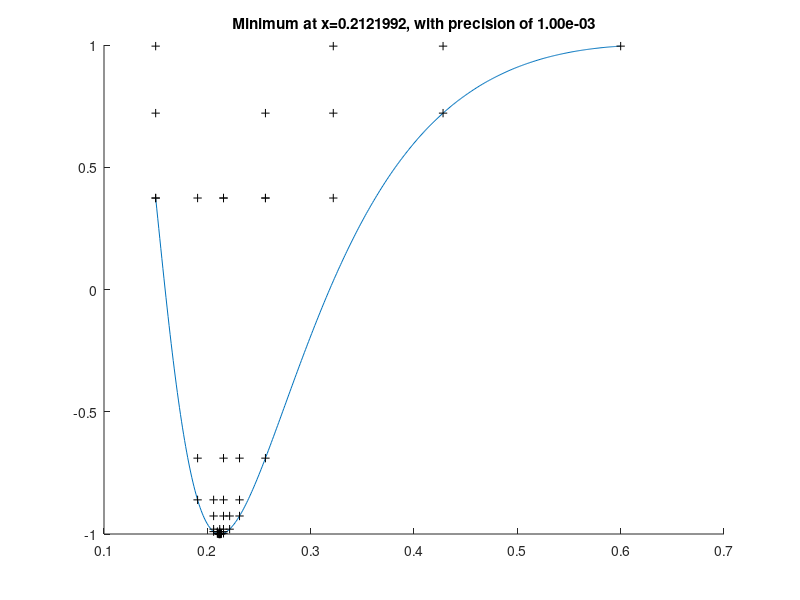
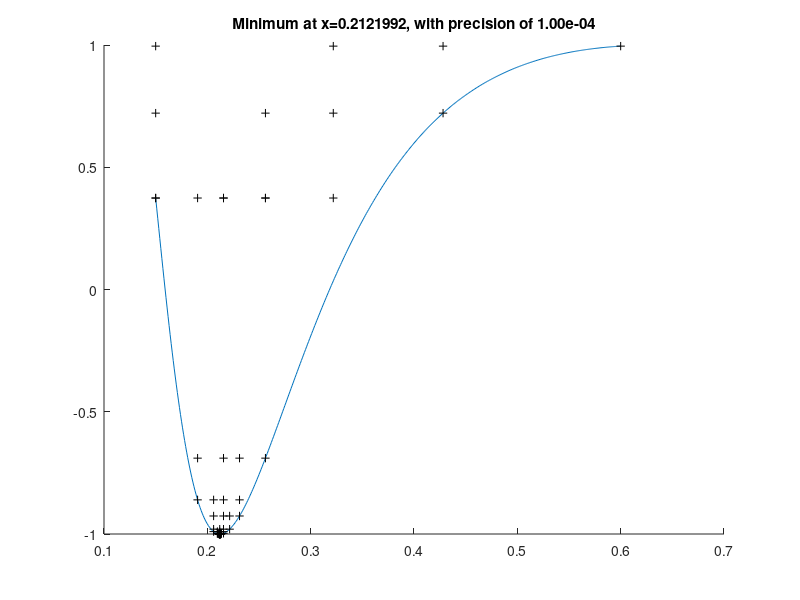
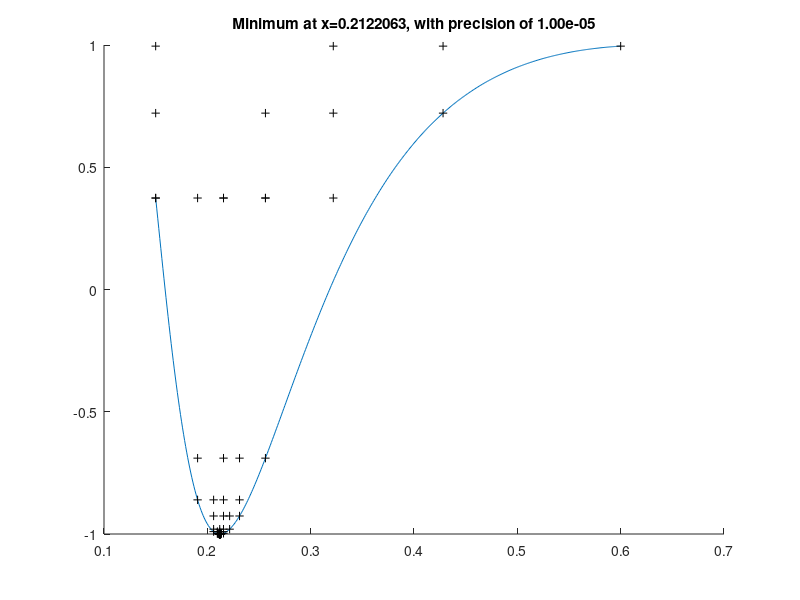
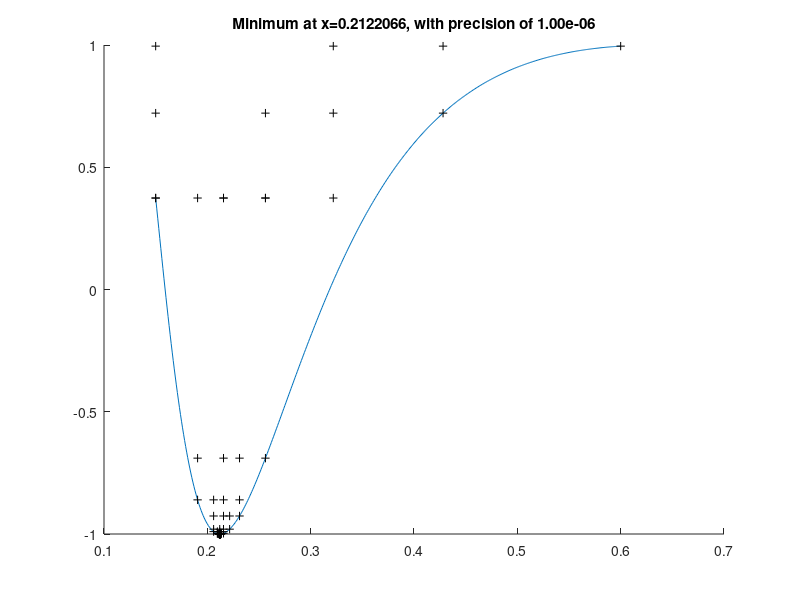

Write the MATLAB code that produced these figures, in order.
# golden_section_search.m
# Golden section search algorithm.
# Vladimir Rutsky <altsysrq@gmail.com>
# 17.03.2009

precPows = [-3:-1:-6];
#precPows = [-3:-1:-3];
#func = inline("sin(1./x)");
#range = [0.15, 0.6];

load function.mat
load range.mat

function plotFunction( func, a, b, step )
  assert(a <= b);
  
  x = [a:step:b];
  y = func(x);
  
  plot(x, y, "-");
endfunction

function goldenSectionSearch( func, a, b, precision )
  assert(a <= b);
  
  figure();
  hold on;
  
  # Plotting function.
  plotFunction(func, a, b, 1e-3);
  
  # Searching minimum with golden section search (with visualization).
  phi = (5^0.5 + 1) / 2;
  
  originalRange = [a, b];
  
  assert(abs(phi) > 1e-10);
  x1 = b - (b - a) / phi;
  x2 = a + (b - a) / phi;
  y1 = func(x1);
  y2 = func(x2);
  while (abs(b - a) >= precision)
    assert(a < x1);
    assert(x1 < x2);
    assert(x2 < b);
    oldDist = b - a;
    
    # Drawing.
    yMax = max([func(a), func(x1), func(x2), func(b)]);
    #yMax = max([func(x1), func(x2)]);
    x = [a,    x1,   x2,   b   ];
    y = [yMax, yMax, yMax, yMax];
    plot(x, y, "+k");
    
    if (y1 <= y2)
      b  = x2;
      x2 = x1;
      x1 = b - (b - a) / phi;
      y2 = y1;
      y1 = func(x1);
    else
      a  = x1;
      x1 = x2;
      x2 = a + (b - a) / phi;
      y1 = y2;
      y2 = func(x2);
    endif

    newDist = b - a;
    assert(oldDist > newDist);
  endwhile
  
  if (y1 <= y2)
    res = x1;
  else
    res = x2;
  endif
  
  resStr = sprintf("Minimum at x=%9.7f, with precision of %5.2e", res, precision)
  title(resStr);
  
  drawnow();
endfunction

# Iterating through precisions.
precs = 10 .^ precPows;
for prec = precs
  goldenSectionSearch(func, range(1), range(2), prec)
endfor

input("Press enter to quit.");
